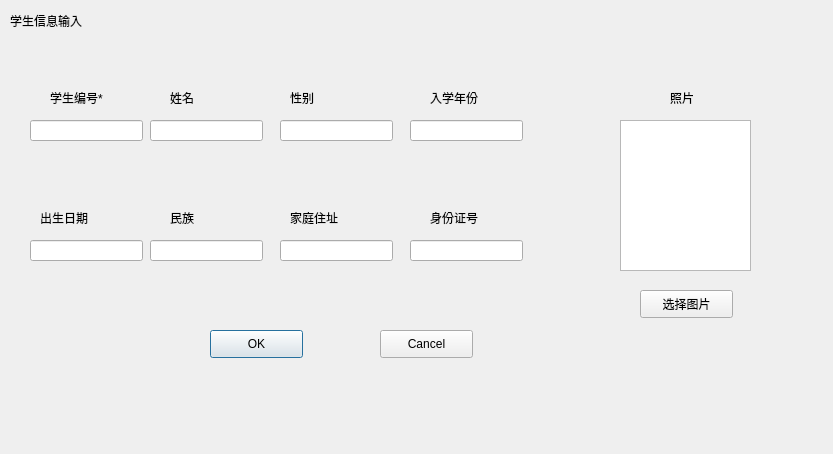
<?xml version="1.0" encoding="UTF-8"?>
<ui version="4.0">
 <class>InputView</class>
 <widget class="QDialog" name="InputView">
  <property name="geometry">
   <rect>
    <x>0</x>
    <y>0</y>
    <width>833</width>
    <height>454</height>
   </rect>
  </property>
  <property name="windowTitle">
   <string>Dialog</string>
  </property>
  <widget class="QLabel" name="label">
   <property name="geometry">
    <rect>
     <x>10</x>
     <y>10</y>
     <width>111</width>
     <height>21</height>
    </rect>
   </property>
   <property name="text">
    <string>学生信息输入</string>
   </property>
  </widget>
  <widget class="QLineEdit" name="lineEdit">
   <property name="geometry">
    <rect>
     <x>30</x>
     <y>120</y>
     <width>113</width>
     <height>21</height>
    </rect>
   </property>
  </widget>
  <widget class="QLineEdit" name="lineEdit_2">
   <property name="geometry">
    <rect>
     <x>150</x>
     <y>120</y>
     <width>113</width>
     <height>21</height>
    </rect>
   </property>
  </widget>
  <widget class="QLineEdit" name="lineEdit_3">
   <property name="geometry">
    <rect>
     <x>280</x>
     <y>120</y>
     <width>113</width>
     <height>21</height>
    </rect>
   </property>
  </widget>
  <widget class="QLineEdit" name="lineEdit_4">
   <property name="geometry">
    <rect>
     <x>410</x>
     <y>120</y>
     <width>113</width>
     <height>21</height>
    </rect>
   </property>
  </widget>
  <widget class="QLineEdit" name="lineEdit_5">
   <property name="geometry">
    <rect>
     <x>30</x>
     <y>240</y>
     <width>113</width>
     <height>21</height>
    </rect>
   </property>
  </widget>
  <widget class="QLineEdit" name="lineEdit_6">
   <property name="geometry">
    <rect>
     <x>150</x>
     <y>240</y>
     <width>113</width>
     <height>21</height>
    </rect>
   </property>
  </widget>
  <widget class="QLineEdit" name="lineEdit_7">
   <property name="geometry">
    <rect>
     <x>280</x>
     <y>240</y>
     <width>113</width>
     <height>21</height>
    </rect>
   </property>
  </widget>
  <widget class="QLineEdit" name="lineEdit_8">
   <property name="geometry">
    <rect>
     <x>410</x>
     <y>240</y>
     <width>113</width>
     <height>21</height>
    </rect>
   </property>
  </widget>
  <widget class="QLabel" name="label_2">
   <property name="geometry">
    <rect>
     <x>50</x>
     <y>90</y>
     <width>72</width>
     <height>15</height>
    </rect>
   </property>
   <property name="text">
    <string>学生编号*</string>
   </property>
  </widget>
  <widget class="QLabel" name="label_3">
   <property name="geometry">
    <rect>
     <x>170</x>
     <y>90</y>
     <width>72</width>
     <height>15</height>
    </rect>
   </property>
   <property name="text">
    <string>姓名</string>
   </property>
  </widget>
  <widget class="QLabel" name="label_4">
   <property name="geometry">
    <rect>
     <x>290</x>
     <y>90</y>
     <width>72</width>
     <height>15</height>
    </rect>
   </property>
   <property name="text">
    <string>性别</string>
   </property>
  </widget>
  <widget class="QLabel" name="label_5">
   <property name="geometry">
    <rect>
     <x>430</x>
     <y>90</y>
     <width>72</width>
     <height>15</height>
    </rect>
   </property>
   <property name="text">
    <string>入学年份</string>
   </property>
  </widget>
  <widget class="QLabel" name="label_6">
   <property name="geometry">
    <rect>
     <x>40</x>
     <y>210</y>
     <width>72</width>
     <height>15</height>
    </rect>
   </property>
   <property name="text">
    <string>出生日期</string>
   </property>
  </widget>
  <widget class="QLabel" name="label_7">
   <property name="geometry">
    <rect>
     <x>170</x>
     <y>210</y>
     <width>72</width>
     <height>15</height>
    </rect>
   </property>
   <property name="text">
    <string>民族</string>
   </property>
  </widget>
  <widget class="QLabel" name="label_8">
   <property name="geometry">
    <rect>
     <x>290</x>
     <y>210</y>
     <width>72</width>
     <height>15</height>
    </rect>
   </property>
   <property name="text">
    <string>家庭住址</string>
   </property>
  </widget>
  <widget class="QLabel" name="label_9">
   <property name="geometry">
    <rect>
     <x>430</x>
     <y>210</y>
     <width>72</width>
     <height>15</height>
    </rect>
   </property>
   <property name="text">
    <string>身份证号</string>
   </property>
  </widget>
  <widget class="QGraphicsView" name="graphicsView">
   <property name="geometry">
    <rect>
     <x>620</x>
     <y>120</y>
     <width>131</width>
     <height>151</height>
    </rect>
   </property>
  </widget>
  <widget class="QLabel" name="label_10">
   <property name="geometry">
    <rect>
     <x>670</x>
     <y>90</y>
     <width>72</width>
     <height>15</height>
    </rect>
   </property>
   <property name="text">
    <string>照片</string>
   </property>
  </widget>
  <widget class="QPushButton" name="pushButton">
   <property name="geometry">
    <rect>
     <x>210</x>
     <y>330</y>
     <width>93</width>
     <height>28</height>
    </rect>
   </property>
   <property name="text">
    <string>OK</string>
   </property>
  </widget>
  <widget class="QPushButton" name="pushButton_2">
   <property name="geometry">
    <rect>
     <x>380</x>
     <y>330</y>
     <width>93</width>
     <height>28</height>
    </rect>
   </property>
   <property name="text">
    <string>Cancel</string>
   </property>
  </widget>
  <widget class="QPushButton" name="pushButton_3">
   <property name="geometry">
    <rect>
     <x>640</x>
     <y>290</y>
     <width>93</width>
     <height>28</height>
    </rect>
   </property>
   <property name="text">
    <string>选择图片</string>
   </property>
  </widget>
 </widget>
 <resources/>
 <connections/>
</ui>
